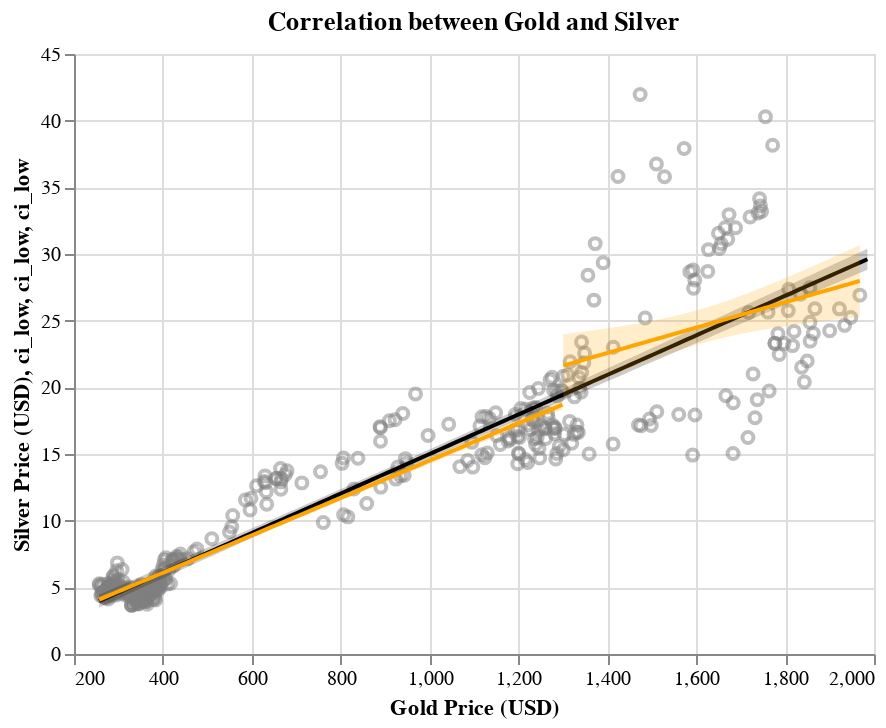

The cell this chart's notebook holds for it:
### Markdown cell above
**Copper, Platinum, and Aluminum**

Silver appears to have a strong, positive correlation with the prices of both copper and platinum. The relationship to aluminum is strong and positive, but appears to weaken a little bit as the prices increase. Interestingly, there does not appear to be a "break point" anywhere in the data where the relationship changes or is invalidated. The confidence intervals widen for the regression lines as the prices of the predictors increase, but not enough to raise serious questions about the validity of the relationships.

### Code cell
# Gold Analysis

# split the data into gold >1300 and gold <1300
gold_1300_greater = final_df[final_df["Gold"] > 1300].copy()
gold_1300_less = final_df[final_df["Gold"] < 1300].copy()

# Make charts
gold_chart = base_chart(
    final_df,
    "Silver",
    "Gold",
    "Correlation between Gold and Silver",
    "Silver Price (USD)",
    "Gold Price (USD)",
)
gold_pred, gold_reg = get_reg_fit(
    final_df,
    "Silver",
    "Gold",
    dcolor="black",
)
gold_13_pred_great, gold_13_reg_great = get_reg_fit(
    gold_1300_greater, "Silver", "Gold", dcolor="orange"
)
gold_13_pred_less, gold_13_reg_less = get_reg_fit(
    gold_1300_less, "Silver", "Gold", dcolor="orange"
)

# Display the charts
gold_chart + gold_reg + gold_13_reg_great + gold_13_reg_less

### Figure 1 — Vega-Lite specification as saved in the notebook (floating-point values rounded to 4 significant figures; data arrays with more than 128 entries replaced by an {"elided": "..."} marker saying what was removed)
{"config": {"view": {"continuousWidth": 400, "continuousHeight": 300}}, "layer": [{"data": {"name": "data-2b93f7c314d99252cf6aa61acd5f3322"}, "mark": {"type": "point", "color": "grey", "opacity": 0.5}, "encoding": {"x": {"field": "Gold", "scale": {"zero": false}, "title": "Gold Price (USD)", "type": "quantitative"}, "y": {"field": "Silver", "scale": {"zero": false}, "title": "Silver Price (USD)", "type": "quantitative"}}, "title": "Correlation between Gold and Silver"}, {"layer": [{"mark": {"type": "errorband", "color": "black", "opacity": 0.2}, "encoding": {"x": {"field": "Gold", "type": "quantitative"}, "y": {"field": "ci_low", "type": "quantitative"}, "y2": {"field": "ci_high"}}}, {"mark": {"type": "line", "color": "black"}, "encoding": {"x": {"field": "Gold", "type": "quantitative"}, "y": {"field": "Silver", "type": "quantitative"}}}], "data": {"name": "data-7cbe9660485fe3ac5903ed9ad26714a2"}}, {"layer": [{"mark": {"type": "errorband", "color": "orange", "opacity": 0.2}, "encoding": {"x": {"field": "Gold", "type": "quantitative"}, "y": {"field": "ci_low", "type": "quantitative"}, "y2": {"field": "ci_high"}}}, {"mark": {"type": "line", "color": "orange"}, "encoding": {"x": {"field": "Gold", "type": "quantitative"}, "y": {"field": "Silver", "type": "quantitative"}}}], "data": {"name": "data-39938d65e8b828cceb9c9c2523ae93da"}}, {"layer": [{"mark": {"type": "errorband", "color": "orange", "opacity": 0.2}, "encoding": {"x": {"field": "Gold", "type": "quantitative"}, "y": {"field": "ci_low", "type": "quantitative"}, "y2": {"field": "ci_high"}}}, {"mark": {"type": "line", "color": "orange"}, "encoding": {"x": {"field": "Gold", "type": "quantitative"}, "y": {"field": "Silver", "type": "quantitative"}}}], "data": {"name": "data-ff72e2368288ea7c6325318e9233baed"}}], "$schema": "https://vega.github.io/schema/vega-lite/v4.17.0.json", "datasets": {"data-2b93f7c314d99252cf6aa61acd5f3322": {"elided": "396 records"}, "data-7cbe9660485fe3ac5903ed9ad26714a2": [{"Gold": 256.7, "Silver": 3.976, "ci_low": 3.49, "ci_high": 4.463}, {"Gold": 273.8, "Silver": 4.23, "ci_low": 3.751, "ci_high": 4.709}, {"Gold": 290.9, "Silver": 4.484, "ci_low": 4.012, "ci_high": 4.955}, {"Gold": 308.0, "Silver": 4.738, "ci_low": 4.273, "ci_high": 5.202}, {"Gold": 325.1, "Silver": 4.991, "ci_low": 4.535, "ci_high": 5.448}, {"Gold": 342.3, "Silver": 5.245, "ci_low": 4.795, "ci_high": 5.695}, {"Gold": 359.4, "Silver": 5.499, "ci_low": 5.056, "ci_high": 5.942}, {"Gold": 376.5, "Silver": 5.753, "ci_low": 5.317, "ci_high": 6.188}, {"Gold": 393.6, "Silver": 6.006, "ci_low": 5.577, "ci_high": 6.435}, {"Gold": 410.7, "Silver": 6.26, "ci_low": 5.838, "ci_high": 6.683}, {"Gold": 427.8, "Silver": 6.514, "ci_low": 6.098, "ci_high": 6.93}, {"Gold": 444.9, "Silver": 6.768, "ci_low": 6.358, "ci_high": 7.178}, {"Gold": 462.1, "Silver": 7.022, "ci_low": 6.618, "ci_high": 7.425}, {"Gold": 479.2, "Silver": 7.275, "ci_low": 6.878, "ci_high": 7.673}, {"Gold": 496.3, "Silver": 7.529, "ci_low": 7.137, "ci_high": 7.921}, {"Gold": 513.4, "Silver": 7.783, "ci_low": 7.396, "ci_high": 8.17}, {"Gold": 530.5, "Silver": 8.037, "ci_low": 7.655, "ci_high": 8.418}, {"Gold": 547.6, "Silver": 8.291, "ci_low": 7.914, "ci_high": 8.667}, {"Gold": 564.7, "Silver": 8.544, "ci_low": 8.173, "ci_high": 8.916}, {"Gold": 581.8, "Silver": 8.798, "ci_low": 8.431, "ci_high": 9.165}, {"Gold": 599.0, "Silver": 9.052, "ci_low": 8.689, "ci_high": 9.414}, {"Gold": 616.1, "Silver": 9.306, "ci_low": 8.947, "ci_high": 9.664}, {"Gold": 633.2, "Silver": 9.559, "ci_low": 9.205, "ci_high": 9.914}, {"Gold": 650.3, "Silver": 9.813, "ci_low": 9.462, "ci_high": 10.16}, {"Gold": 667.4, "Silver": 10.07, "ci_low": 9.719, "ci_high": 10.41}, {"Gold": 684.5, "Silver": 10.32, "ci_low": 9.976, "ci_high": 10.67}, {"Gold": 701.6, "Silver": 10.57, "ci_low": 10.23, "ci_high": 10.92}, {"Gold": 718.8, "Silver": 10.83, "ci_low": 10.49, "ci_high": 11.17}, {"Gold": 735.9, "Silver": 11.08, "ci_low": 10.74, "ci_high": 11.42}, {"Gold": 753.0, "Silver": 11.34, "ci_low": 11.0, "ci_high": 11.67}, {"Gold": 770.1, "Silver": 11.59, "ci_low": 11.26, "ci_high": 11.92}, {"Gold": 787.2, "Silver": 11.84, "ci_low": 11.51, "ci_high": 12.18}, {"Gold": 804.3, "Silver": 12.1, "ci_low": 11.76, "ci_high": 12.43}, {"Gold": 821.4, "Silver": 12.35, "ci_low": 12.02, "ci_high": 12.68}, {"Gold": 838.5, "Silver": 12.6, "ci_low": 12.27, "ci_high": 12.94}, {"Gold": 855.7, "Silver": 12.86, "ci_low": 12.53, "ci_high": 13.19}, {"Gold": 872.8, "Silver": 13.11, "ci_low": 12.78, "ci_high": 13.45}, {"Gold": 889.9, "Silver": 13.37, "ci_low": 13.03, "ci_high": 13.7}, {"Gold": 907.0, "Silver": 13.62, "ci_low": 13.28, "ci_high": 13.95}, {"Gold": 924.1, "Silver": 13.87, "ci_low": 13.54, "ci_high": 14.21}, {"Gold": 941.2, "Silver": 14.13, "ci_low": 13.79, "ci_high": 14.47}, {"Gold": 958.3, "Silver": 14.38, "ci_low": 14.04, "ci_high": 14.72}, {"Gold": 975.5, "Silver": 14.64, "ci_low": 14.29, "ci_high": 14.98}, {"Gold": 992.6, "Silver": 14.89, "ci_low": 14.54, "ci_high": 15.23}, {"Gold": 1010.0, "Silver": 15.14, "ci_low": 14.79, "ci_high": 15.49}, {"Gold": 1027.0, "Silver": 15.4, "ci_low": 15.04, "ci_high": 15.75}, {"Gold": 1044.0, "Silver": 15.65, "ci_low": 15.29, "ci_high": 16.01}, {"Gold": 1061.0, "Silver": 15.9, "ci_low": 15.54, "ci_high": 16.26}, {"Gold": 1078.0, "Silver": 16.16, "ci_low": 15.79, "ci_high": 16.52}, {"Gold": 1095.0, "Silver": 16.41, "ci_low": 16.04, "ci_high": 16.78}, {"Gold": 1112.0, "Silver": 16.67, "ci_low": 16.29, "ci_high": 17.04}, {"Gold": 1129.0, "Silver": 16.92, "ci_low": 16.54, "ci_high": 17.3}, {"Gold": 1147.0, "Silver": 17.17, "ci_low": 16.79, "ci_high": 17.56}, {"Gold": 1164.0, "Silver": 17.43, "ci_low": 17.04, "ci_high": 17.82}, {"Gold": 1181.0, "Silver": 17.68, "ci_low": 17.29, "ci_high": 18.07}, {"Gold": 1198.0, "Silver": 17.93, "ci_low": 17.53, "ci_high": 18.33}, {"Gold": 1215.0, "Silver": 18.19, "ci_low": 17.78, "ci_high": 18.59}, {"Gold": 1232.0, "Silver": 18.44, "ci_low": 18.03, "ci_high": 18.85}, {"Gold": 1249.0, "Silver": 18.7, "ci_low": 18.28, "ci_high": 19.11}, {"Gold": 1266.0, "Silver": 18.95, "ci_low": 18.52, "ci_high": 19.37}, {"Gold": 1283.0, "Silver": 19.2, "ci_low": 18.77, "ci_high": 19.63}, {"Gold": 1301.0, "Silver": 19.46, "ci_low": 19.02, "ci_high": 19.9}, {"Gold": 1318.0, "Silver": 19.71, "ci_low": 19.27, "ci_high": 20.16}, {"Gold": 1335.0, "Silver": 19.96, "ci_low": 19.51, "ci_high": 20.42}, {"Gold": 1352.0, "Silver": 20.22, "ci_low": 19.76, "ci_high": 20.68}, {"Gold": 1369.0, "Silver": 20.47, "ci_low": 20.01, "ci_high": 20.94}, {"Gold": 1386.0, "Silver": 20.73, "ci_low": 20.25, "ci_high": 21.2}, {"Gold": 1403.0, "Silver": 20.98, "ci_low": 20.5, "ci_high": 21.46}, {"Gold": 1420.0, "Silver": 21.23, "ci_low": 20.74, "ci_high": 21.72}, {"Gold": 1438.0, "Silver": 21.49, "ci_low": 20.99, "ci_high": 21.98}, {"Gold": 1455.0, "Silver": 21.74, "ci_low": 21.24, "ci_high": 22.25}, {"Gold": 1472.0, "Silver": 21.99, "ci_low": 21.48, "ci_high": 22.51}, {"Gold": 1489.0, "Silver": 22.25, "ci_low": 21.73, "ci_high": 22.77}, {"Gold": 1506.0, "Silver": 22.5, "ci_low": 21.97, "ci_high": 23.03}, {"Gold": 1523.0, "Silver": 22.76, "ci_low": 22.22, "ci_high": 23.29}, {"Gold": 1540.0, "Silver": 23.01, "ci_low": 22.46, "ci_high": 23.56}, {"Gold": 1557.0, "Silver": 23.26, "ci_low": 22.71, "ci_high": 23.82}, {"Gold": 1574.0, "Silver": 23.52, "ci_low": 22.95, "ci_high": 24.08}, {"Gold": 1592.0, "Silver": 23.77, "ci_low": 23.2, "ci_high": 24.34}, {"Gold": 1609.0, "Silver": 24.02, "ci_low": 23.45, "ci_high": 24.6}, {"Gold": 1626.0, "Silver": 24.28, "ci_low": 23.69, "ci_high": 24.87}, {"Gold": 1643.0, "Silver": 24.53, "ci_low": 23.94, "ci_high": 25.13}, {"Gold": 1660.0, "Silver": 24.79, "ci_low": 24.18, "ci_high": 25.39}, {"Gold": 1677.0, "Silver": 25.04, "ci_low": 24.43, "ci_high": 25.65}, {"Gold": 1694.0, "Silver": 25.29, "ci_low": 24.67, "ci_high": 25.92}, {"Gold": 1711.0, "Silver": 25.55, "ci_low": 24.91, "ci_high": 26.18}, {"Gold": 1728.0, "Silver": 25.8, "ci_low": 25.16, "ci_high": 26.44}, {"Gold": 1746.0, "Silver": 26.06, "ci_low": 25.4, "ci_high": 26.71}, {"Gold": 1763.0, "Silver": 26.31, "ci_low": 25.65, "ci_high": 26.97}, {"Gold": 1780.0, "Silver": 26.56, "ci_low": 25.89, "ci_high": 27.23}, {"Gold": 1797.0, "Silver": 26.82, "ci_low": 26.14, "ci_high": 27.49}, {"Gold": 1814.0, "Silver": 27.07, "ci_low": 26.38, "ci_high": 27.76}, {"Gold": 1831.0, "Silver": 27.32, "ci_low": 26.63, "ci_high": 28.02}, {"Gold": 1848.0, "Silver": 27.58, "ci_low": 26.87, "ci_high": 28.28}, {"Gold": 1865.0, "Silver": 27.83, "ci_low": 27.12, "ci_high": 28.55}, {"Gold": 1882.0, "Silver": 28.09, "ci_low": 27.36, "ci_high": 28.81}, {"Gold": 1900.0, "Silver": 28.34, "ci_low": 27.61, "ci_high": 29.07}, {"Gold": 1917.0, "Silver": 28.59, "ci_low": 27.85, "ci_high": 29.34}, {"Gold": 1934.0, "Silver": 28.85, "ci_low": 28.09, "ci_high": 29.6}, {"Gold": 1951.0, "Silver": 29.1, "ci_low": 28.34, "ci_high": 29.86}, {"Gold": 1968.0, "Silver": 29.35, "ci_low": 28.58, "ci_high": 30.13}, {"Gold": 1985.0, "Silver": 29.61, "ci_low": 28.83, "ci_high": 30.39}], "data-39938d65e8b828cceb9c9c2523ae93da": [{"Gold": 1301.0, "Silver": 21.63, "ci_low": 19.27, "ci_high": 23.99}, {"Gold": 1308.0, "Silver": 21.69, "ci_low": 19.37, "ci_high": 24.02}, {"Gold": 1314.0, "Silver": 21.76, "ci_low": 19.47, "ci_high": 24.04}, {"Gold": 1321.0, "Silver": 21.82, "ci_low": 19.57, "ci_high": 24.07}, {"Gold": 1328.0, "Silver": 21.88, "ci_low": 19.67, "ci_high": 24.1}, {"Gold": 1334.0, "Silver": 21.95, "ci_low": 19.77, "ci_high": 24.13}, {"Gold": 1341.0, "Silver": 22.01, "ci_low": 19.87, "ci_high": 24.16}, {"Gold": 1348.0, "Silver": 22.07, "ci_low": 19.96, "ci_high": 24.19}, {"Gold": 1354.0, "Silver": 22.14, "ci_low": 20.06, "ci_high": 24.22}, {"Gold": 1361.0, "Silver": 22.2, "ci_low": 20.16, "ci_high": 24.25}, {"Gold": 1368.0, "Silver": 22.27, "ci_low": 20.25, "ci_high": 24.28}, {"Gold": 1374.0, "Silver": 22.33, "ci_low": 20.35, "ci_high": 24.31}, {"Gold": 1381.0, "Silver": 22.39, "ci_low": 20.45, "ci_high": 24.34}, {"Gold": 1388.0, "Silver": 22.46, "ci_low": 20.54, "ci_high": 24.37}, {"Gold": 1394.0, "Silver": 22.52, "ci_low": 20.64, "ci_high": 24.4}, {"Gold": 1401.0, "Silver": 22.58, "ci_low": 20.73, "ci_high": 24.43}, {"Gold": 1408.0, "Silver": 22.65, "ci_low": 20.83, "ci_high": 24.47}, {"Gold": 1414.0, "Silver": 22.71, "ci_low": 20.92, "ci_high": 24.5}, {"Gold": 1421.0, "Silver": 22.77, "ci_low": 21.01, "ci_high": 24.53}, {"Gold": 1428.0, "Silver": 22.84, "ci_low": 21.11, "ci_high": 24.57}, {"Gold": 1434.0, "Silver": 22.9, "ci_low": 21.2, "ci_high": 24.6}, {"Gold": 1441.0, "Silver": 22.96, "ci_low": 21.29, "ci_high": 24.64}, {"Gold": 1448.0, "Silver": 23.03, "ci_low": 21.38, "ci_high": 24.67}, {"Gold": 1454.0, "Silver": 23.09, "ci_low": 21.47, "ci_high": 24.71}, {"Gold": 1461.0, "Silver": 23.15, "ci_low": 21.56, "ci_high": 24.75}, {"Gold": 1468.0, "Silver": 23.22, "ci_low": 21.65, "ci_high": 24.79}, {"Gold": 1474.0, "Silver": 23.28, "ci_low": 21.73, "ci_high": 24.83}, {"Gold": 1481.0, "Silver": 23.34, "ci_low": 21.82, "ci_high": 24.87}, {"Gold": 1488.0, "Silver": 23.41, "ci_low": 21.91, "ci_high": 24.91}, {"Gold": 1494.0, "Silver": 23.47, "ci_low": 21.99, "ci_high": 24.95}, {"Gold": 1501.0, "Silver": 23.54, "ci_low": 22.08, "ci_high": 24.99}, {"Gold": 1508.0, "Silver": 23.6, "ci_low": 22.16, "ci_high": 25.04}, {"Gold": 1514.0, "Silver": 23.66, "ci_low": 22.24, "ci_high": 25.08}, {"Gold": 1521.0, "Silver": 23.73, "ci_low": 22.32, "ci_high": 25.13}, {"Gold": 1528.0, "Silver": 23.79, "ci_low": 22.4, "ci_high": 25.18}, {"Gold": 1534.0, "Silver": 23.85, "ci_low": 22.48, "ci_high": 25.23}, {"Gold": 1541.0, "Silver": 23.92, "ci_low": 22.56, "ci_high": 25.27}, {"Gold": 1548.0, "Silver": 23.98, "ci_low": 22.63, "ci_high": 25.33}, {"Gold": 1554.0, "Silver": 24.04, "ci_low": 22.71, "ci_high": 25.38}, {"Gold": 1561.0, "Silver": 24.11, "ci_low": 22.78, "ci_high": 25.43}, {"Gold": 1568.0, "Silver": 24.17, "ci_low": 22.85, "ci_high": 25.49}, {"Gold": 1574.0, "Silver": 24.23, "ci_low": 22.92, "ci_high": 25.54}, {"Gold": 1581.0, "Silver": 24.3, "ci_low": 22.99, "ci_high": 25.6}, {"Gold": 1588.0, "Silver": 24.36, "ci_low": 23.06, "ci_high": 25.66}, {"Gold": 1594.0, "Silver": 24.42, "ci_low": 23.13, "ci_high": 25.72}, {"Gold": 1601.0, "Silver": 24.49, "ci_low": 23.19, "ci_high": 25.78}, {"Gold": 1608.0, "Silver": 24.55, "ci_low": 23.26, "ci_high": 25.84}, {"Gold": 1614.0, "Silver": 24.61, "ci_low": 23.32, "ci_high": 25.91}, {"Gold": 1621.0, "Silver": 24.68, "ci_low": 23.38, "ci_high": 25.98}, {"Gold": 1628.0, "Silver": 24.74, "ci_low": 23.44, "ci_high": 26.04}, {"Gold": 1634.0, "Silver": 24.81, "ci_low": 23.5, "ci_high": 26.11}, {"Gold": 1641.0, "Silver": 24.87, "ci_low": 23.55, "ci_high": 26.18}, {"Gold": 1648.0, "Silver": 24.93, "ci_low": 23.61, "ci_high": 26.25}, {"Gold": 1654.0, "Silver": 25.0, "ci_low": 23.66, "ci_high": 26.33}, {"Gold": 1661.0, "Silver": 25.06, "ci_low": 23.72, "ci_high": 26.4}, {"Gold": 1668.0, "Silver": 25.12, "ci_low": 23.77, "ci_high": 26.48}, {"Gold": 1674.0, "Silver": 25.19, "ci_low": 23.82, "ci_high": 26.56}, {"Gold": 1681.0, "Silver": 25.25, "ci_low": 23.87, "ci_high": 26.63}, {"Gold": 1688.0, "Silver": 25.31, "ci_low": 23.91, "ci_high": 26.71}, {"Gold": 1695.0, "Silver": 25.38, "ci_low": 23.96, "ci_high": 26.79}, {"Gold": 1701.0, "Silver": 25.44, "ci_low": 24.0, "ci_high": 26.88}, {"Gold": 1708.0, "Silver": 25.5, "ci_low": 24.05, "ci_high": 26.96}, {"Gold": 1715.0, "Silver": 25.57, "ci_low": 24.09, "ci_high": 27.04}, {"Gold": 1721.0, "Silver": 25.63, "ci_low": 24.13, "ci_high": 27.13}, {"Gold": 1728.0, "Silver": 25.69, "ci_low": 24.18, "ci_high": 27.21}, {"Gold": 1735.0, "Silver": 25.76, "ci_low": 24.22, "ci_high": 27.3}, {"Gold": 1741.0, "Silver": 25.82, "ci_low": 24.26, "ci_high": 27.39}, {"Gold": 1748.0, "Silver": 25.88, "ci_low": 24.29, "ci_high": 27.47}, {"Gold": 1755.0, "Silver": 25.95, "ci_low": 24.33, "ci_high": 27.56}, {"Gold": 1761.0, "Silver": 26.01, "ci_low": 24.37, "ci_high": 27.65}, {"Gold": 1768.0, "Silver": 26.08, "ci_low": 24.41, "ci_high": 27.74}, {"Gold": 1775.0, "Silver": 26.14, "ci_low": 24.44, "ci_high": 27.83}, {"Gold": 1781.0, "Silver": 26.2, "ci_low": 24.48, "ci_high": 27.93}, {"Gold": 1788.0, "Silver": 26.27, "ci_low": 24.51, "ci_high": 28.02}, {"Gold": 1795.0, "Silver": 26.33, "ci_low": 24.55, "ci_high": 28.11}, {"Gold": 1801.0, "Silver": 26.39, "ci_low": 24.58, "ci_high": 28.21}, {"Gold": 1808.0, "Silver": 26.46, "ci_low": 24.61, "ci_high": 28.3}, {"Gold": 1815.0, "Silver": 26.52, "ci_low": 24.65, "ci_high": 28.39}, {"Gold": 1821.0, "Silver": 26.58, "ci_low": 24.68, "ci_high": 28.49}, {"Gold": 1828.0, "Silver": 26.65, "ci_low": 24.71, "ci_high": 28.58}, {"Gold": 1835.0, "Silver": 26.71, "ci_low": 24.74, "ci_high": 28.68}, {"Gold": 1841.0, "Silver": 26.77, "ci_low": 24.77, "ci_high": 28.78}, {"Gold": 1848.0, "Silver": 26.84, "ci_low": 24.8, "ci_high": 28.87}, {"Gold": 1855.0, "Silver": 26.9, "ci_low": 24.83, "ci_high": 28.97}, {"Gold": 1861.0, "Silver": 26.96, "ci_low": 24.86, "ci_high": 29.07}, {"Gold": 1868.0, "Silver": 27.03, "ci_low": 24.89, "ci_high": 29.17}, {"Gold": 1875.0, "Silver": 27.09, "ci_low": 24.92, "ci_high": 29.26}, {"Gold": 1881.0, "Silver": 27.15, "ci_low": 24.95, "ci_high": 29.36}, {"Gold": 1888.0, "Silver": 27.22, "ci_low": 24.98, "ci_high": 29.46}, {"Gold": 1895.0, "Silver": 27.28, "ci_low": 25.0, "ci_high": 29.56}, {"Gold": 1901.0, "Silver": 27.35, "ci_low": 25.03, "ci_high": 29.66}, {"Gold": 1908.0, "Silver": 27.41, "ci_low": 25.06, "ci_high": 29.76}, {"Gold": 1915.0, "Silver": 27.47, "ci_low": 25.09, "ci_high": 29.86}, {"Gold": 1921.0, "Silver": 27.54, "ci_low": 25.11, "ci_high": 29.96}, {"Gold": 1928.0, "Silver": 27.6, "ci_low": 25.14, "ci_high": 30.06}, {"Gold": 1935.0, "Silver": 27.66, "ci_low": 25.17, "ci_high": 30.16}, {"Gold": 1941.0, "Silver": 27.73, "ci_low": 25.19, "ci_high": 30.26}, {"Gold": 1948.0, "Silver": 27.79, "ci_low": 25.22, "ci_high": 30.36}, {"Gold": 1955.0, "Silver": 27.85, "ci_low": 25.25, "ci_high": 30.46}, {"Gold": 1961.0, "Silver": 27.92, "ci_low": 25.27, "ci_high": 30.56}, {"Gold": 1968.0, "Silver": 27.98, "ci_low": 25.3, "ci_high": 30.66}], "data-ff72e2368288ea7c6325318e9233baed": [{"Gold": 256.7, "Silver": 4.082, "ci_low": 3.846, "ci_high": 4.318}, {"Gold": 267.1, "Silver": 4.229, "ci_low": 3.996, "ci_high": 4.461}, {"Gold": 277.5, "Silver": 4.375, "ci_low": 4.145, "ci_high": 4.604}, {"Gold": 288.0, "Silver": 4.521, "ci_low": 4.295, "ci_high": 4.747}, {"Gold": 298.4, "Silver": 4.667, "ci_low": 4.444, "ci_high": 4.89}, {"Gold": 308.8, "Silver": 4.813, "ci_low": 4.593, "ci_high": 5.033}, {"Gold": 319.2, "Silver": 4.959, "ci_low": 4.743, "ci_high": 5.176}, {"Gold": 329.7, "Silver": 5.106, "ci_low": 4.892, "ci_high": 5.319}, {"Gold": 340.1, "Silver": 5.252, "ci_low": 5.041, "ci_high": 5.463}, {"Gold": 350.5, "Silver": 5.398, "ci_low": 5.19, "ci_high": 5.606}, {"Gold": 360.9, "Silver": 5.544, "ci_low": 5.339, "ci_high": 5.749}, {"Gold": 371.3, "Silver": 5.69, "ci_low": 5.488, "ci_high": 5.893}, {"Gold": 381.8, "Silver": 5.836, "ci_low": 5.636, "ci_high": 6.037}, {"Gold": 392.2, "Silver": 5.983, "ci_low": 5.785, "ci_high": 6.18}, {"Gold": 402.6, "Silver": 6.129, "ci_low": 5.934, "ci_high": 6.324}, {"Gold": 413.0, "Silver": 6.275, "ci_low": 6.082, "ci_high": 6.468}, {"Gold": 423.5, "Silver": 6.421, "ci_low": 6.231, "ci_high": 6.612}, {"Gold": 433.9, "Silver": 6.567, "ci_low": 6.379, "ci_high": 6.756}, {"Gold": 444.3, "Silver": 6.713, "ci_low": 6.527, "ci_high": 6.9}, {"Gold": 454.7, "Silver": 6.86, "ci_low": 6.675, "ci_high": 7.044}, {"Gold": 465.2, "Silver": 7.006, "ci_low": 6.823, "ci_high": 7.189}, {"Gold": 475.6, "Silver": 7.152, "ci_low": 6.971, "ci_high": 7.333}, {"Gold": 486.0, "Silver": 7.298, "ci_low": 7.118, "ci_high": 7.478}, {"Gold": 496.4, "Silver": 7.444, "ci_low": 7.266, "ci_high": 7.623}, {"Gold": 506.8, "Silver": 7.591, "ci_low": 7.414, "ci_high": 7.768}, {"Gold": 517.3, "Silver": 7.737, "ci_low": 7.561, "ci_high": 7.913}, {"Gold": 527.7, "Silver": 7.883, "ci_low": 7.708, "ci_high": 8.058}, {"Gold": 538.1, "Silver": 8.029, "ci_low": 7.855, "ci_high": 8.203}, {"Gold": 548.5, "Silver": 8.175, "ci_low": 8.002, "ci_high": 8.348}, {"Gold": 559.0, "Silver": 8.321, "ci_low": 8.149, "ci_high": 8.494}, {"Gold": 569.4, "Silver": 8.468, "ci_low": 8.295, "ci_high": 8.64}, {"Gold": 579.8, "Silver": 8.614, "ci_low": 8.442, "ci_high": 8.785}, {"Gold": 590.2, "Silver": 8.76, "ci_low": 8.588, "ci_high": 8.931}, {"Gold": 600.7, "Silver": 8.906, "ci_low": 8.735, "ci_high": 9.078}, {"Gold": 611.1, "Silver": 9.052, "ci_low": 8.881, "ci_high": 9.224}, {"Gold": 621.5, "Silver": 9.198, "ci_low": 9.027, "ci_high": 9.37}, {"Gold": 631.9, "Silver": 9.345, "ci_low": 9.172, "ci_high": 9.517}, {"Gold": 642.3, "Silver": 9.491, "ci_low": 9.318, "ci_high": 9.663}, {"Gold": 652.8, "Silver": 9.637, "ci_low": 9.464, "ci_high": 9.81}, {"Gold": 663.2, "Silver": 9.783, "ci_low": 9.609, "ci_high": 9.957}, {"Gold": 673.6, "Silver": 9.929, "ci_low": 9.754, "ci_high": 10.1}, {"Gold": 684.0, "Silver": 10.08, "ci_low": 9.899, "ci_high": 10.25}, {"Gold": 694.5, "Silver": 10.22, "ci_low": 10.04, "ci_high": 10.4}, {"Gold": 704.9, "Silver": 10.37, "ci_low": 10.19, "ci_high": 10.55}, {"Gold": 715.3, "Silver": 10.51, "ci_low": 10.33, "ci_high": 10.69}, {"Gold": 725.7, "Silver": 10.66, "ci_low": 10.48, "ci_high": 10.84}, {"Gold": 736.2, "Silver": 10.81, "ci_low": 10.62, "ci_high": 10.99}, {"Gold": 746.6, "Silver": 10.95, "ci_low": 10.77, "ci_high": 11.14}, {"Gold": 757.0, "Silver": 11.1, "ci_low": 10.91, "ci_high": 11.29}, {"Gold": 767.4, "Silver": 11.24, "ci_low": 11.06, "ci_high": 11.43}, {"Gold": 777.8, "Silver": 11.39, "ci_low": 11.2, "ci_high": 11.58}, {"Gold": 788.3, "Silver": 11.54, "ci_low": 11.34, "ci_high": 11.73}, {"Gold": 798.7, "Silver": 11.68, "ci_low": 11.49, "ci_high": 11.88}, {"Gold": 809.1, "Silver": 11.83, "ci_low": 11.63, "ci_high": 12.03}, {"Gold": 819.5, "Silver": 11.98, "ci_low": 11.77, "ci_high": 12.18}, {"Gold": 830.0, "Silver": 12.12, "ci_low": 11.92, "ci_high": 12.33}, {"Gold": 840.4, "Silver": 12.27, "ci_low": 12.06, "ci_high": 12.47}, {"Gold": 850.8, "Silver": 12.41, "ci_low": 12.21, "ci_high": 12.62}, {"Gold": 861.2, "Silver": 12.56, "ci_low": 12.35, "ci_high": 12.77}, {"Gold": 871.7, "Silver": 12.71, "ci_low": 12.49, "ci_high": 12.92}, {"Gold": 882.1, "Silver": 12.85, "ci_low": 12.64, "ci_high": 13.07}, {"Gold": 892.5, "Silver": 13.0, "ci_low": 12.78, "ci_high": 13.22}, {"Gold": 902.9, "Silver": 13.15, "ci_low": 12.92, "ci_high": 13.37}, {"Gold": 913.3, "Silver": 13.29, "ci_low": 13.06, "ci_high": 13.52}, {"Gold": 923.8, "Silver": 13.44, "ci_low": 13.21, "ci_high": 13.67}, {"Gold": 934.2, "Silver": 13.58, "ci_low": 13.35, "ci_high": 13.82}, {"Gold": 944.6, "Silver": 13.73, "ci_low": 13.49, "ci_high": 13.97}, {"Gold": 955.0, "Silver": 13.88, "ci_low": 13.64, "ci_high": 14.12}, {"Gold": 965.5, "Silver": 14.02, "ci_low": 13.78, "ci_high": 14.27}, {"Gold": 975.9, "Silver": 14.17, "ci_low": 13.92, "ci_high": 14.42}, {"Gold": 986.3, "Silver": 14.31, "ci_low": 14.06, "ci_high": 14.57}, {"Gold": 996.7, "Silver": 14.46, "ci_low": 14.21, "ci_high": 14.72}, {"Gold": 1007.0, "Silver": 14.61, "ci_low": 14.35, "ci_high": 14.87}, {"Gold": 1018.0, "Silver": 14.75, "ci_low": 14.49, "ci_high": 15.01}, {"Gold": 1028.0, "Silver": 14.9, "ci_low": 14.63, "ci_high": 15.16}, {"Gold": 1038.0, "Silver": 15.05, "ci_low": 14.78, "ci_high": 15.31}, {"Gold": 1049.0, "Silver": 15.19, "ci_low": 14.92, "ci_high": 15.46}, {"Gold": 1059.0, "Silver": 15.34, "ci_low": 15.06, "ci_high": 15.61}, {"Gold": 1070.0, "Silver": 15.48, "ci_low": 15.2, "ci_high": 15.76}, {"Gold": 1080.0, "Silver": 15.63, "ci_low": 15.34, "ci_high": 15.92}, {"Gold": 1091.0, "Silver": 15.78, "ci_low": 15.49, "ci_high": 16.07}, {"Gold": 1101.0, "Silver": 15.92, "ci_low": 15.63, "ci_high": 16.22}, {"Gold": 1111.0, "Silver": 16.07, "ci_low": 15.77, "ci_high": 16.37}, {"Gold": 1122.0, "Silver": 16.21, "ci_low": 15.91, "ci_high": 16.52}, {"Gold": 1132.0, "Silver": 16.36, "ci_low": 16.06, "ci_high": 16.67}, {"Gold": 1143.0, "Silver": 16.51, "ci_low": 16.2, "ci_high": 16.82}, {"Gold": 1153.0, "Silver": 16.65, "ci_low": 16.34, "ci_high": 16.97}, {"Gold": 1164.0, "Silver": 16.8, "ci_low": 16.48, "ci_high": 17.12}, {"Gold": 1174.0, "Silver": 16.95, "ci_low": 16.62, "ci_high": 17.27}, {"Gold": 1184.0, "Silver": 17.09, "ci_low": 16.77, "ci_high": 17.42}, {"Gold": 1195.0, "Silver": 17.24, "ci_low": 16.91, "ci_high": 17.57}, {"Gold": 1205.0, "Silver": 17.38, "ci_low": 17.05, "ci_high": 17.72}, {"Gold": 1216.0, "Silver": 17.53, "ci_low": 17.19, "ci_high": 17.87}, {"Gold": 1226.0, "Silver": 17.68, "ci_low": 17.33, "ci_high": 18.02}, {"Gold": 1236.0, "Silver": 17.82, "ci_low": 17.48, "ci_high": 18.17}, {"Gold": 1247.0, "Silver": 17.97, "ci_low": 17.62, "ci_high": 18.32}, {"Gold": 1257.0, "Silver": 18.11, "ci_low": 17.76, "ci_high": 18.47}, {"Gold": 1268.0, "Silver": 18.26, "ci_low": 17.9, "ci_high": 18.62}, {"Gold": 1278.0, "Silver": 18.41, "ci_low": 18.04, "ci_high": 18.77}, {"Gold": 1289.0, "Silver": 18.55, "ci_low": 18.18, "ci_high": 18.92}, {"Gold": 1299.0, "Silver": 18.7, "ci_low": 18.33, "ci_high": 19.07}]}}
